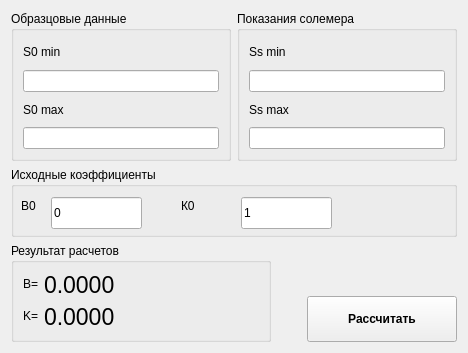
         <widget class="QWidget" name="S_Ras">
          <attribute name="title">
           <string>Ch-2</string>
          </attribute>
          <layout class="QGridLayout" name="gridLayout_5">
           <item row="0" column="0">
            <widget class="QGroupBox" name="groupBox_11">
             <property name="minimumSize">
              <size>
               <width>220</width>
               <height>150</height>
              </size>
             </property>
             <property name="maximumSize">
              <size>
               <width>16777215</width>
               <height>250</height>
              </size>
             </property>
             <property name="title">
              <string>Образцовые данные</string>
             </property>
             <layout class="QVBoxLayout" name="verticalLayout_7">
              <item>
               <widget class="QLabel" name="label_27">
                <property name="text">
                 <string>S0 min</string>
                </property>
               </widget>
              </item>
              <item>
               <widget class="QLineEdit" name="S0min">
                <property name="inputMethodHints">
                 <set>Qt::ImhFormattedNumbersOnly</set>
                </property>
               </widget>
              </item>
              <item>
               <widget class="QLabel" name="label_28">
                <property name="text">
                 <string>S0 max</string>
                </property>
               </widget>
              </item>
              <item>
               <widget class="QLineEdit" name="S0max">
                <property name="inputMethodHints">
                 <set>Qt::ImhFormattedNumbersOnly</set>
                </property>
               </widget>
              </item>
             </layout>
            </widget>
           </item>
           <item row="0" column="1" colspan="2">
            <widget class="QGroupBox" name="groupBox_12">
             <property name="minimumSize">
              <size>
               <width>220</width>
               <height>150</height>
              </size>
             </property>
             <property name="maximumSize">
              <size>
               <width>16777215</width>
               <height>250</height>
              </size>
             </property>
             <property name="title">
              <string>Показания солемера</string>
             </property>
             <layout class="QVBoxLayout" name="verticalLayout_8">
              <item>
               <widget class="QLabel" name="label_29">
                <property name="text">
                 <string>Ss min</string>
                </property>
               </widget>
              </item>
              <item>
               <widget class="QLineEdit" name="Ssmin">
                <property name="inputMethodHints">
                 <set>Qt::ImhFormattedNumbersOnly</set>
                </property>
               </widget>
              </item>
              <item>
               <widget class="QLabel" name="label_30">
                <property name="text">
                 <string>Ss max</string>
                </property>
               </widget>
              </item>
              <item>
               <widget class="QLineEdit" name="Ssmax">
                <property name="inputMethodHints">
                 <set>Qt::ImhFormattedNumbersOnly</set>
                </property>
               </widget>
              </item>
             </layout>
            </widget>
           </item>
           <item row="1" column="0" colspan="3">
            <widget class="QGroupBox" name="groupBox_13">
             <property name="minimumSize">
              <size>
               <width>360</width>
               <height>70</height>
              </size>
             </property>
             <property name="maximumSize">
              <size>
               <width>600</width>
               <height>100</height>
              </size>
             </property>
             <property name="title">
              <string>Исходные коэффициенты</string>
             </property>
             <widget class="QLineEdit" name="Bs0">
              <property name="geometry">
               <rect>
                <x>40</x>
                <y>30</y>
                <width>91</width>
                <height>32</height>
               </rect>
              </property>
              <property name="inputMethodHints">
               <set>Qt::ImhFormattedNumbersOnly</set>
              </property>
              <property name="text">
               <string>0</string>
              </property>
             </widget>
             <widget class="QLineEdit" name="Ks0">
              <property name="geometry">
               <rect>
                <x>230</x>
                <y>30</y>
                <width>91</width>
                <height>32</height>
               </rect>
              </property>
              <property name="inputMethodHints">
               <set>Qt::ImhFormattedNumbersOnly</set>
              </property>
              <property name="text">
               <string>1</string>
              </property>
             </widget>
             <widget class="QLabel" name="label_31">
              <property name="geometry">
               <rect>
                <x>10</x>
                <y>30</y>
                <width>31</width>
                <height>18</height>
               </rect>
              </property>
              <property name="text">
               <string>B0</string>
              </property>
             </widget>
             <widget class="QLabel" name="label_32">
              <property name="geometry">
               <rect>
                <x>170</x>
                <y>30</y>
                <width>31</width>
                <height>18</height>
               </rect>
              </property>
              <property name="text">
               <string>К0</string>
              </property>
             </widget>
            </widget>
           </item>
           <item row="2" column="0" rowspan="2" colspan="3">
            <widget class="QGroupBox" name="groupBox_14">
             <property name="minimumSize">
              <size>
               <width>260</width>
               <height>91</height>
              </size>
             </property>
             <property name="maximumSize">
              <size>
               <width>220</width>
               <height>16777215</height>
              </size>
             </property>
             <property name="title">
              <string>Результат расчетов</string>
             </property>
             <layout class="QFormLayout" name="formLayout_4">
              <item row="0" column="0">
               <widget class="QLabel" name="label_33">
                <property name="text">
                 <string>B=</string>
                </property>
               </widget>
              </item>
              <item row="0" column="1">
               <widget class="QLabel" name="Bs">
                <property name="font">
                 <font>
                  <pointsize>17</pointsize>
                 </font>
                </property>
                <property name="text">
                 <string>0.0000</string>
                </property>
               </widget>
              </item>
              <item row="1" column="0">
               <widget class="QLabel" name="label_34">
                <property name="text">
                 <string>K=</string>
                </property>
               </widget>
              </item>
              <item row="1" column="1">
               <widget class="QLabel" name="Ks">
                <property name="font">
                 <font>
                  <pointsize>17</pointsize>
                 </font>
                </property>
                <property name="text">
                 <string>0.0000</string>
                </property>
               </widget>
              </item>
             </layout>
            </widget>
           </item>
           <item row="3" column="2">
            <widget class="QPushButton" name="RunrasS">
             <property name="sizePolicy">
              <sizepolicy hsizetype="Preferred" vsizetype="Preferred">
               <horstretch>0</horstretch>
               <verstretch>0</verstretch>
              </sizepolicy>
             </property>
             <property name="minimumSize">
              <size>
               <width>150</width>
               <height>30</height>
              </size>
             </property>
             <property name="maximumSize">
              <size>
               <width>250</width>
               <height>50</height>
              </size>
             </property>
             <property name="font">
              <font>
               <weight>75</weight>
               <bold>true</bold>
              </font>
             </property>
             <property name="text">
              <string>Рассчитать</string>
             </property>
            </widget>
           </item>
          </layout>
         </widget>
